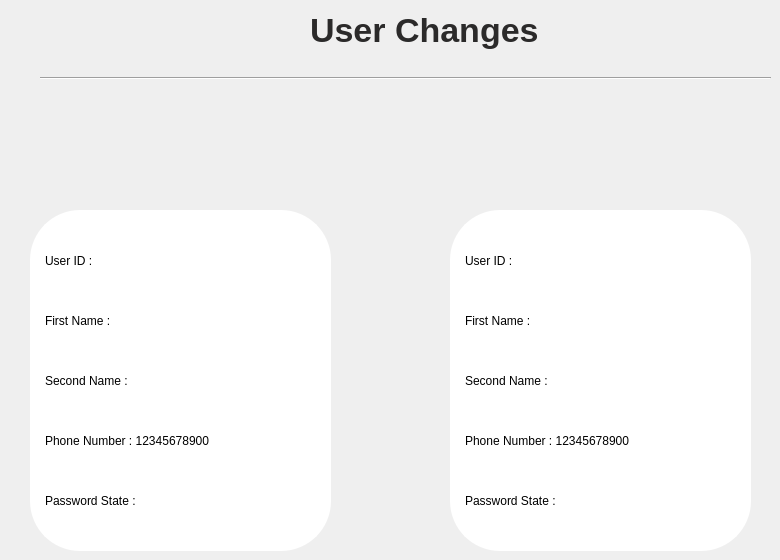
      <widget class="QWidget" name="page_5">
       <widget class="QLabel" name="label_160">
        <property name="geometry">
         <rect>
          <x>310</x>
          <y>0</y>
          <width>231</width>
          <height>61</height>
         </rect>
        </property>
        <property name="styleSheet">
         <string notr="true">QLabel
{
font-size:34px;
font-weight:bold;
color:#2B2A2A;
}</string>
        </property>
        <property name="text">
         <string>User Changes</string>
        </property>
       </widget>
       <widget class="QPushButton" name="pushButton_11">
        <property name="geometry">
         <rect>
          <x>20</x>
          <y>10</y>
          <width>41</width>
          <height>41</height>
         </rect>
        </property>
        <property name="styleSheet">
         <string notr="true">QPushButton{
  border-radius: 5px;





}

QPushButton:hover{
background: #CCD0CD;

}

</string>
        </property>
        <property name="text">
         <string/>
        </property>
        <property name="icon">
         <iconset>
          <selectedoff>:/Assets/back.png</selectedoff>
         </iconset>
        </property>
        <property name="iconSize">
         <size>
          <width>33</width>
          <height>31</height>
         </size>
        </property>
       </widget>
       <widget class="Line" name="line_17">
        <property name="geometry">
         <rect>
          <x>40</x>
          <y>70</y>
          <width>731</width>
          <height>16</height>
         </rect>
        </property>
        <property name="orientation">
         <enum>Qt::Orientation::Horizontal</enum>
        </property>
       </widget>
       <widget class="QFrame" name="frame_22">
        <property name="geometry">
         <rect>
          <x>30</x>
          <y>210</y>
          <width>301</width>
          <height>341</height>
         </rect>
        </property>
        <property name="styleSheet">
         <string notr="true">QFrame{
background-color:white;
 width: 200px;
        height: 200px;
        border: 2px solid white;
        border-radius: 50%;
}</string>
        </property>
        <property name="frameShape">
         <enum>QFrame::Shape::StyledPanel</enum>
        </property>
        <property name="frameShadow">
         <enum>QFrame::Shadow::Raised</enum>
        </property>
        <widget class="QLabel" name="all_labels_7">
         <property name="geometry">
          <rect>
           <x>10</x>
           <y>90</y>
           <width>251</width>
           <height>41</height>
          </rect>
         </property>
         <property name="styleSheet">
          <string notr="true"/>
         </property>
         <property name="text">
          <string>First Name :</string>
         </property>
        </widget>
        <widget class="QLabel" name="all_labels_8">
         <property name="geometry">
          <rect>
           <x>10</x>
           <y>210</y>
           <width>281</width>
           <height>41</height>
          </rect>
         </property>
         <property name="styleSheet">
          <string notr="true">#all_labels{
font-size:18px;
}</string>
         </property>
         <property name="text">
          <string>Phone Number : 12345678900</string>
         </property>
        </widget>
        <widget class="QLabel" name="all_labels_25">
         <property name="geometry">
          <rect>
           <x>10</x>
           <y>150</y>
           <width>271</width>
           <height>41</height>
          </rect>
         </property>
         <property name="styleSheet">
          <string notr="true"/>
         </property>
         <property name="text">
          <string>Second Name :</string>
         </property>
        </widget>
        <widget class="QLabel" name="all_labels_9">
         <property name="geometry">
          <rect>
           <x>10</x>
           <y>30</y>
           <width>251</width>
           <height>41</height>
          </rect>
         </property>
         <property name="styleSheet">
          <string notr="true"/>
         </property>
         <property name="text">
          <string>User ID :</string>
         </property>
        </widget>
        <widget class="QLabel" name="all_labels_26">
         <property name="geometry">
          <rect>
           <x>10</x>
           <y>270</y>
           <width>271</width>
           <height>41</height>
          </rect>
         </property>
         <property name="styleSheet">
          <string notr="true"/>
         </property>
         <property name="text">
          <string>Password State :</string>
         </property>
        </widget>
       </widget>
       <widget class="QLabel" name="label_161">
        <property name="geometry">
         <rect>
          <x>360</x>
          <y>340</y>
          <width>71</width>
          <height>71</height>
         </rect>
        </property>
        <property name="text">
         <string/>
        </property>
        <property name="pixmap">
         <pixmap resource="Resource.qrc">:/Assets/fast-forward.png</pixmap>
        </property>
        <property name="scaledContents">
         <bool>true</bool>
        </property>
       </widget>
       <widget class="QFrame" name="frame_23">
        <property name="geometry">
         <rect>
          <x>450</x>
          <y>210</y>
          <width>301</width>
          <height>341</height>
         </rect>
        </property>
        <property name="styleSheet">
         <string notr="true">QFrame{
background-color:white;
 width: 200px;
        height: 200px;
        border: 2px solid white;
        border-radius: 50%;
}</string>
        </property>
        <property name="frameShape">
         <enum>QFrame::Shape::StyledPanel</enum>
        </property>
        <property name="frameShadow">
         <enum>QFrame::Shadow::Raised</enum>
        </property>
        <widget class="QLabel" name="all_labels_10">
         <property name="geometry">
          <rect>
           <x>10</x>
           <y>90</y>
           <width>251</width>
           <height>41</height>
          </rect>
         </property>
         <property name="styleSheet">
          <string notr="true"/>
         </property>
         <property name="text">
          <string>First Name :</string>
         </property>
        </widget>
        <widget class="QLabel" name="all_labels_11">
         <property name="geometry">
          <rect>
           <x>10</x>
           <y>210</y>
           <width>281</width>
           <height>41</height>
          </rect>
         </property>
         <property name="styleSheet">
          <string notr="true">#all_labels{
font-size:18px;
}</string>
         </property>
         <property name="text">
          <string>Phone Number : 12345678900</string>
         </property>
        </widget>
        <widget class="QLabel" name="all_labels_27">
         <property name="geometry">
          <rect>
           <x>10</x>
           <y>150</y>
           <width>271</width>
           <height>41</height>
          </rect>
         </property>
         <property name="styleSheet">
          <string notr="true"/>
         </property>
         <property name="text">
          <string>Second Name :</string>
         </property>
        </widget>
        <widget class="QLabel" name="all_labels_12">
         <property name="geometry">
          <rect>
           <x>10</x>
           <y>30</y>
           <width>251</width>
           <height>41</height>
          </rect>
         </property>
         <property name="styleSheet">
          <string notr="true"/>
         </property>
         <property name="text">
          <string>User ID :</string>
         </property>
        </widget>
        <widget class="QLabel" name="all_labels_28">
         <property name="geometry">
          <rect>
           <x>10</x>
           <y>270</y>
           <width>271</width>
           <height>41</height>
          </rect>
         </property>
         <property name="styleSheet">
          <string notr="true"/>
         </property>
         <property name="text">
          <string>Password State :</string>
         </property>
        </widget>
       </widget>
      </widget>
